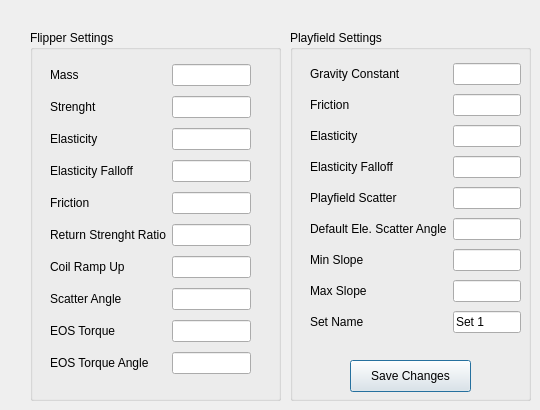
   <widget class="QWidget" name="Global">
    <attribute name="title">
     <string>Global(Optional)</string>
    </attribute>
    <widget class="QGroupBox" name="groupBox_25">
     <property name="geometry">
      <rect>
       <x>30</x>
       <y>30</y>
       <width>251</width>
       <height>371</height>
      </rect>
     </property>
     <property name="title">
      <string>Flipper Settings</string>
     </property>
     <widget class="QWidget" name="gridLayoutWidget_15">
      <property name="geometry">
       <rect>
        <x>20</x>
        <y>30</y>
        <width>201</width>
        <height>328</height>
       </rect>
      </property>
      <layout class="QGridLayout" name="gridLayout_16">
       <item row="1" column="0">
        <widget class="QLabel" name="label_38">
         <property name="text">
          <string>Strenght</string>
         </property>
        </widget>
       </item>
       <item row="5" column="1">
        <widget class="QLineEdit" name="FlipperPhysicsReturnStrength0"/>
       </item>
       <item row="1" column="1">
        <widget class="QLineEdit" name="FlipperPhysicsStrength0"/>
       </item>
       <item row="6" column="1">
        <widget class="QLineEdit" name="FlipperPhysicsCoilRampUp0"/>
       </item>
       <item row="9" column="1">
        <widget class="QLineEdit" name="FlipperPhysicsEOSTorqueAngle0"/>
       </item>
       <item row="6" column="0">
        <widget class="QLabel" name="label_99">
         <property name="text">
          <string>Coil Ramp Up</string>
         </property>
        </widget>
       </item>
       <item row="2" column="0">
        <widget class="QLabel" name="label_39">
         <property name="text">
          <string>Elasticity</string>
         </property>
        </widget>
       </item>
       <item row="8" column="1">
        <widget class="QLineEdit" name="FlipperPhysicsEOSTorque0"/>
       </item>
       <item row="4" column="0">
        <widget class="QLabel" name="label_41">
         <property name="text">
          <string>Friction</string>
         </property>
        </widget>
       </item>
       <item row="9" column="0">
        <widget class="QLabel" name="label_102">
         <property name="text">
          <string>EOS Torque Angle</string>
         </property>
        </widget>
       </item>
       <item row="0" column="1">
        <widget class="QLineEdit" name="FlipperPhysicsMass0"/>
       </item>
       <item row="7" column="0">
        <widget class="QLabel" name="label_100">
         <property name="text">
          <string>Scatter Angle</string>
         </property>
        </widget>
       </item>
       <item row="2" column="1">
        <widget class="QLineEdit" name="FlipperPhysicsElasticity0"/>
       </item>
       <item row="5" column="0">
        <widget class="QLabel" name="label_98">
         <property name="text">
          <string>Return Strenght Ratio</string>
         </property>
        </widget>
       </item>
       <item row="3" column="1">
        <widget class="QLineEdit" name="FlipperPhysicsElasticityFalloff0"/>
       </item>
       <item row="3" column="0">
        <widget class="QLabel" name="label_40">
         <property name="text">
          <string>Elasticity Falloff</string>
         </property>
        </widget>
       </item>
       <item row="8" column="0">
        <widget class="QLabel" name="label_101">
         <property name="text">
          <string>EOS Torque</string>
         </property>
        </widget>
       </item>
       <item row="7" column="1">
        <widget class="QLineEdit" name="FlipperPhysicsScatter0"/>
       </item>
       <item row="4" column="1">
        <widget class="QLineEdit" name="FlipperPhysicsFriction0"/>
       </item>
       <item row="0" column="0">
        <widget class="QLabel" name="label_33">
         <property name="text">
          <string>Mass</string>
         </property>
        </widget>
       </item>
      </layout>
     </widget>
    </widget>
    <widget class="QGroupBox" name="groupBox_26">
     <property name="geometry">
      <rect>
       <x>290</x>
       <y>30</y>
       <width>241</width>
       <height>371</height>
      </rect>
     </property>
     <property name="title">
      <string>Playfield Settings</string>
     </property>
     <widget class="QWidget" name="gridLayoutWidget_16">
      <property name="geometry">
       <rect>
        <x>20</x>
        <y>30</y>
        <width>211</width>
        <height>281</height>
       </rect>
      </property>
      <layout class="QGridLayout" name="gridLayout_17">
       <item row="1" column="1">
        <widget class="QLineEdit" name="TablePhysicsContactFriction0"/>
       </item>
       <item row="1" column="0">
        <widget class="QLabel" name="label_103">
         <property name="text">
          <string>Friction</string>
         </property>
        </widget>
       </item>
       <item row="4" column="0">
        <widget class="QLabel" name="label_163">
         <property name="text">
          <string>Playfield Scatter</string>
         </property>
        </widget>
       </item>
       <item row="6" column="1">
        <widget class="QLineEdit" name="TablePhysicsMinSlope0"/>
       </item>
       <item row="5" column="1">
        <widget class="QLineEdit" name="TablePhysicsContactScatterAngle0"/>
       </item>
       <item row="0" column="0">
        <widget class="QLabel" name="label_169">
         <property name="text">
          <string>Gravity Constant</string>
         </property>
        </widget>
       </item>
       <item row="0" column="1">
        <widget class="QLineEdit" name="TablePhysicsGravityConstant0">
         <property name="maximumSize">
          <size>
           <width>150</width>
           <height>16777215</height>
          </size>
         </property>
        </widget>
       </item>
       <item row="4" column="1">
        <widget class="QLineEdit" name="TablePhysicsScatterAngle0"/>
       </item>
       <item row="5" column="0">
        <widget class="QLabel" name="label_166">
         <property name="text">
          <string>Default Ele. Scatter Angle</string>
         </property>
        </widget>
       </item>
       <item row="6" column="0">
        <widget class="QLabel" name="label_105">
         <property name="text">
          <string>Min Slope</string>
         </property>
        </widget>
       </item>
       <item row="2" column="1">
        <widget class="QLineEdit" name="TablePhysicsElasticity0"/>
       </item>
       <item row="7" column="0">
        <widget class="QLabel" name="label_165">
         <property name="text">
          <string>Max Slope</string>
         </property>
        </widget>
       </item>
       <item row="7" column="1">
        <widget class="QLineEdit" name="TablePhysicsMaxSlope0"/>
       </item>
       <item row="2" column="0">
        <widget class="QLabel" name="label_162">
         <property name="text">
          <string>Elasticity</string>
         </property>
        </widget>
       </item>
       <item row="3" column="0">
        <widget class="QLabel" name="label_167">
         <property name="text">
          <string>Elasticity Falloff</string>
         </property>
        </widget>
       </item>
       <item row="3" column="1">
        <widget class="QLineEdit" name="TablePhysicsElasticityFalloff0"/>
       </item>
       <item row="8" column="0">
        <widget class="QLabel" name="label_455">
         <property name="text">
          <string>Set Name</string>
         </property>
        </widget>
       </item>
       <item row="8" column="1">
        <widget class="QLineEdit" name="PhysicsSetName0">
         <property name="text">
          <string>Set 1</string>
         </property>
        </widget>
       </item>
      </layout>
     </widget>
    </widget>
    <widget class="QPushButton" name="ButtonSaveGlobalOptions">
     <property name="geometry">
      <rect>
       <x>350</x>
       <y>360</y>
       <width>121</width>
       <height>32</height>
      </rect>
     </property>
     <property name="text">
      <string>Save Changes</string>
     </property>
     <property name="icon">
      <iconset theme="QIcon::ThemeIcon::DocumentSave"/>
     </property>
     <property name="default">
      <bool>true</bool>
     </property>
    </widget>
   </widget>
